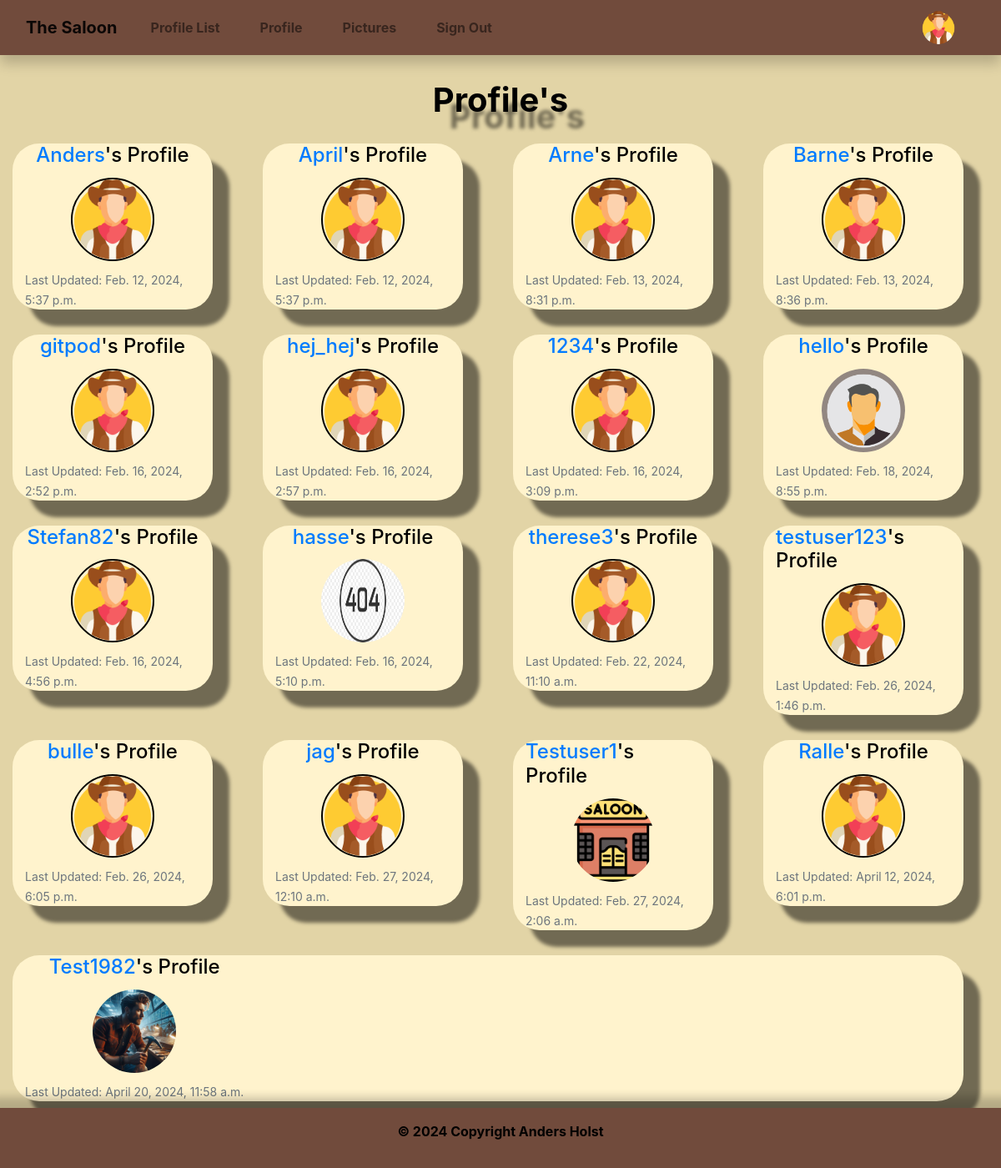
The app's page /profile_list/ (signed in), older data.
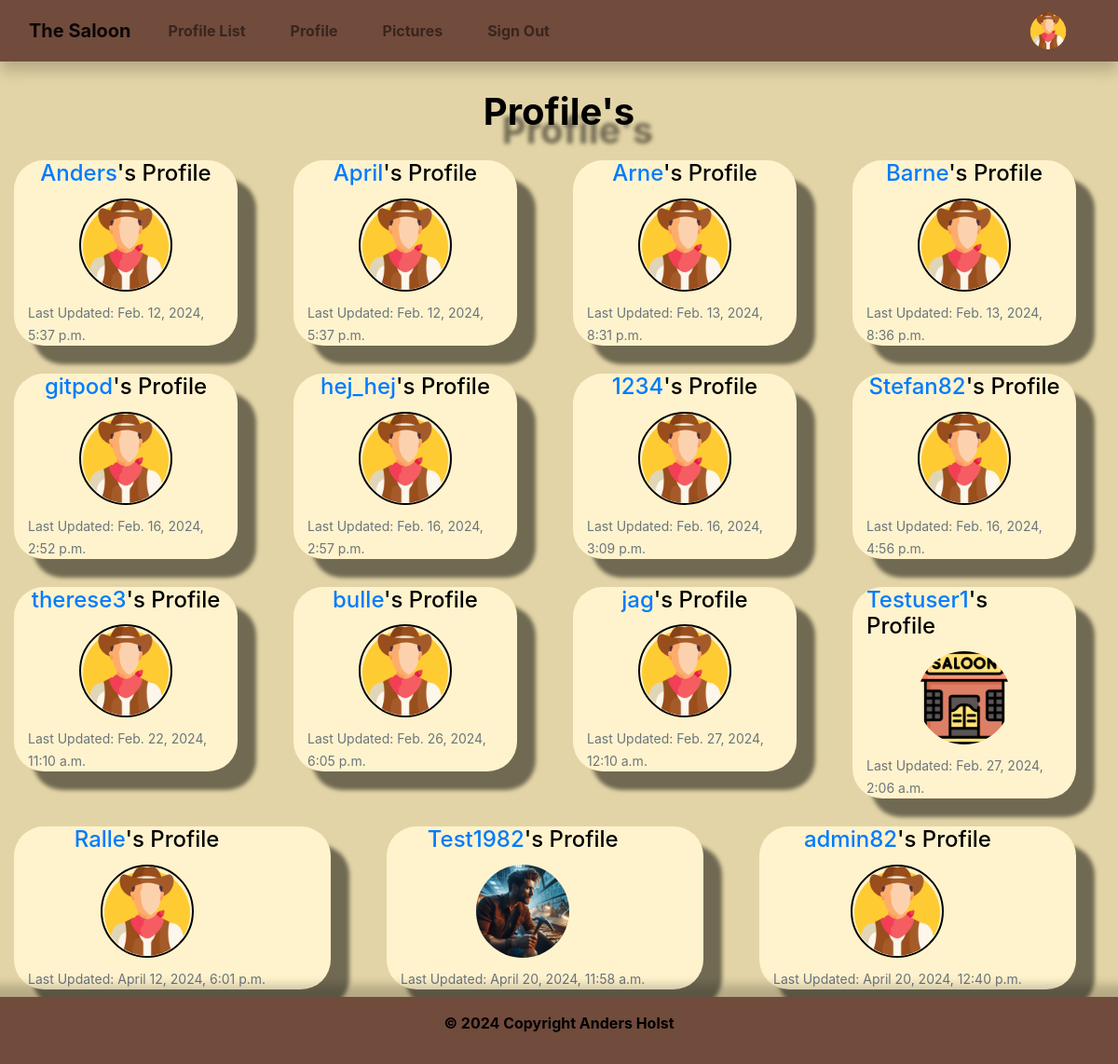
The same page, newer data.
### the_saloon/models.py (models this page shows, shortened)
class Profile(models.Model):
    user = models.OneToOneField(User, on_delete=models.CASCADE)
    follows = models.ManyToManyField("self",
                                     related_name="followed_by",
                                     symmetrical=False, blank=True)
    date_modified = models.DateTimeField(User, auto_now=True)
    profile_image = models.ImageField(
        null=True, blank=True, upload_to="media/image")
    profile_bio = models.CharField(null=True, blank=True, max_length=500)
    facebook_link = models.CharField(null=True, blank=True, max_length=100)
    instagram_link = models.CharField(
        null=True, blank=True, max_length=100)
    linkedin_link = models.CharField(null=True, blank=True, max_length=100)
    youtube_link = models.CharField(null=True, blank=True, max_length=100)
    x_link = models.CharField(null=True, blank=True, max_length=100)

### the_saloon/views.py (the view)
# urls.py: path('profile_list/', views.profile_list, name='profile_list'),
def profile_list(request):
    if request.user.is_authenticated:
        profiles = Profile.objects.exclude(user=request.user)
        return render(request, 'profile_list.html', {"profiles": profiles})
    else:
        messages.success(request, ("You must login to see this page..."))
        return redirect('home')

### the_saloon/templates/profile_list.html
{% extends 'base.html' %}
{% load static %}
{% block content %}
<h1 class="list">Profile's</h1>
{% if profiles %}
<div class="row container-fluid">
{% for profile in profiles %}
<div class="list-container col-12 col-sm-12 col-md-6 col-lg-3 d-flex justify-content-center align-items-center">
 <div class="cont">
    <div class="container">
      <div class="list-card d-flex flex-column justify-content-center align-items-center">
        <h5 class="card-title"><a href="{% url 'profile' profile.user.id %}">
          {{ profile.user.username }}</a>'s Profile</h5>
          {% if profile.profile_image %}
          <a href="{% url 'profile' profile.user.id %}">
              <img class="list img rounded-circle" src="{{ profile.profile_image.url }}"
              alt="{{ profile.user.username}}">
          </a>
          {% else %}
          <a href="{% url 'profile' profile.user.id %}">
              <img class="list profile rounded-circle" src="{% static 'images/cowboy.png' %}"
              alt="profile_image">
          </a>
          {% endif %}
          <p class="list card-text"><small class="text-muted">
          Last Updated: {{ profile.date_modified }}</small></p>
      </div>
    </div>
 </div>
</div>
{% endfor %}
</div>
{% endif %}
{% endblock %}

### the_saloon/templates/base.html (shortened to what this page needs)
{% load static %}
<!DOCTYPE html>
<html lang="en">
<head>
  <link rel="stylesheet" href="https://cdn.jsdelivr.net/npm/bootstrap@4.6.2/dist/css/bootstrap.min.css"
>
  <link href="{% static 'css/style.css' %}" rel="stylesheet">
</head>
<body>
  {% include 'navbar.html' %}
  {% block content %}
  {% endblock %}
  {% include "footer.html" %}
 </body>
 </html>

### the_saloon/templates/navbar.html (shortened to what this page needs)
{% load static %}
<nav class="navbar navbar-expand-lg navbar-light navbar sticky-top">
  <div class="container-fluid">
    {% if user.is_authenticated %}
    <a class="navbar-brand" href="{% url 'home' %}">The Saloon</a>
    {% else %}
    <a class="navbar-brand" href="{% url 'login' %}">The Saloon</a>
    {% endif %}
    <div class="collapse navbar-collapse" id="navbarSupportedContent">
      <ul class="navbar-nav me-auto mb-2 mb-lg-0">
        {% if user.is_authenticated %}
        <li class="nav-item mx-3">
          <a class="nav-link" href="{% url 'profile_list' %}">Profile List</a>
        </li>
        <li class="nav-item mx-3">
          <a class="nav-link" href="{% url 'profile' request.user.id %}">Profile</a>
        </li>
        <li class="nav-item mx-3">
          <a class="nav-link" href="{% url 'upload_image' %}">Pictures</a>
        </li>
        <li class="nav-item mx-3">
          <a class="nav-link" href="{% url 'logout' %}">Sign Out</a>
        </li>
        {% else %}
        <li class="nav-item mx-3">
          <a class="nav-link" href="{% url 'register' %}">Sign Up</a>
        </li>
        {% endif %}
      </ul>
      {% if request.user.is_authenticated %}
        <ul class="navbar-nav ml-auto">
            <li class="nav-link navbar-brand">
                {% if user.profile.profile_image %}
                    <a href="{% url 'profile' request.user.id %}">
                        <img src="{{ user.profile.profile_image.url }}" class="rounded-circle" width="40" height="40" alt="profile_image">
                    </a>
                {% else %}
                    <a href="{% url 'profile' request.user.id %}">
                        <img src="images/cowboy.png" class="rounded-circle" width="40" height="40" alt="profile_image">
                    </a>
                {% endif %}
            </li>
        </ul>
      {% endif %}
    </div>
  </div>
</nav>

### the_saloon/templates/footer.html
  <footer class="footer">
    <div class="text-center p-3">
      <p class="text-black">©  2024 Copyright Anders Holst</p>
    </div>
  </footer>

### social/static/css/style.css (style rules this page uses)
* { color: #000000; }
body { background-color: #E2D4A6; margin-bottom: 80px; }
div.container { display: flex; }
a.navbar-brand { color: black; font-weight: bold; }
nav.navbar { width: 100%; box-sizing: border-box; background-color: #714B3C; box-shadow: 0 10px 15px 0 rgba(0,0,0,.2); font-weight: bold; color: #000000; }
footer.footer { width: 100%; background-color: #714B3C; color:black; box-shadow: 0 -3px 10px 10px rgba(0, 0, 0, 0.2); position: fixed; bottom: 0; flex: 0 0 50px; font-weight: bold; }
.col-md-6 { display: flex; justify-content: center; align-items: center; height: 100%; }
.profile { border: 2px solid #000000; }
p.card-text { color: #000000; }
small.text-muted { margin-top: 20px; color: #000000; font-display: bold; }
.row { display: flex; flex-wrap: wrap; }
h1.list { text-align: center; margin-top: 30px; color: black; font-weight: bold; filter: drop-shadow(20px 20px 2px rgba(0, 0, 0, 0.5)); padding-bottom: 20px; }
.row.container-fluid { display: flex; flex-wrap: wrap; gap: 30px; filter: drop-shadow(20px 20px 2px rgba(0, 0, 0, 0.5)); }
.cont { background-color: #FFF3CD; flex: 1; display: flex; flex-direction: column; justify-content: center; align-items: center; height: 100%; border-radius: 2rem; }
.list-container { display: flex; justify-content: center; align-items: center; max-height: 100%; flex: 1; min-width: 250px; max-width: 100%; }
.list-card { display: flex; flex-direction: column; align-items: center; justify-content: center; height: 100%; }
img.list { width: 100px; height: 100px; }
p.list { margin-top: 10px; }
.card-title { font-size: 24px; }

Row changes from the older to the newer data that the page shows:
removed Profile: user.username "hello", profile_image (placeholder picture), date_modified "Feb. 18, 2024, 8:55 p.m."
removed Profile: user.username "hasse", profile_image (picture), date_modified "Feb. 16, 2024, 5:10 p.m."
removed Profile: user.username "testuser123", date_modified "Feb. 26, 2024, 1:46 p.m."
added Profile: user.username "admin82", date_modified "April 20, 2024, 12:40 p.m."
